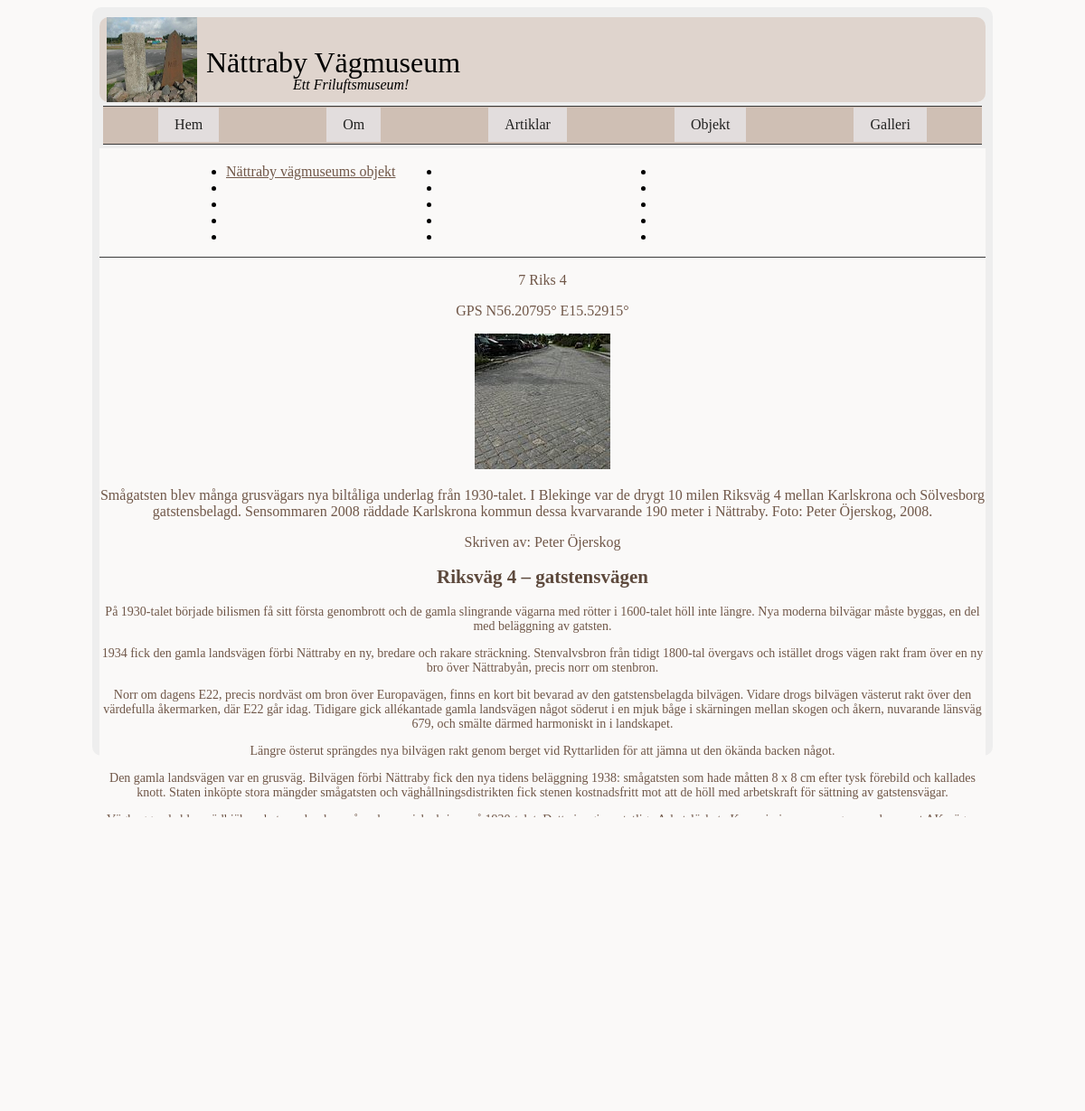
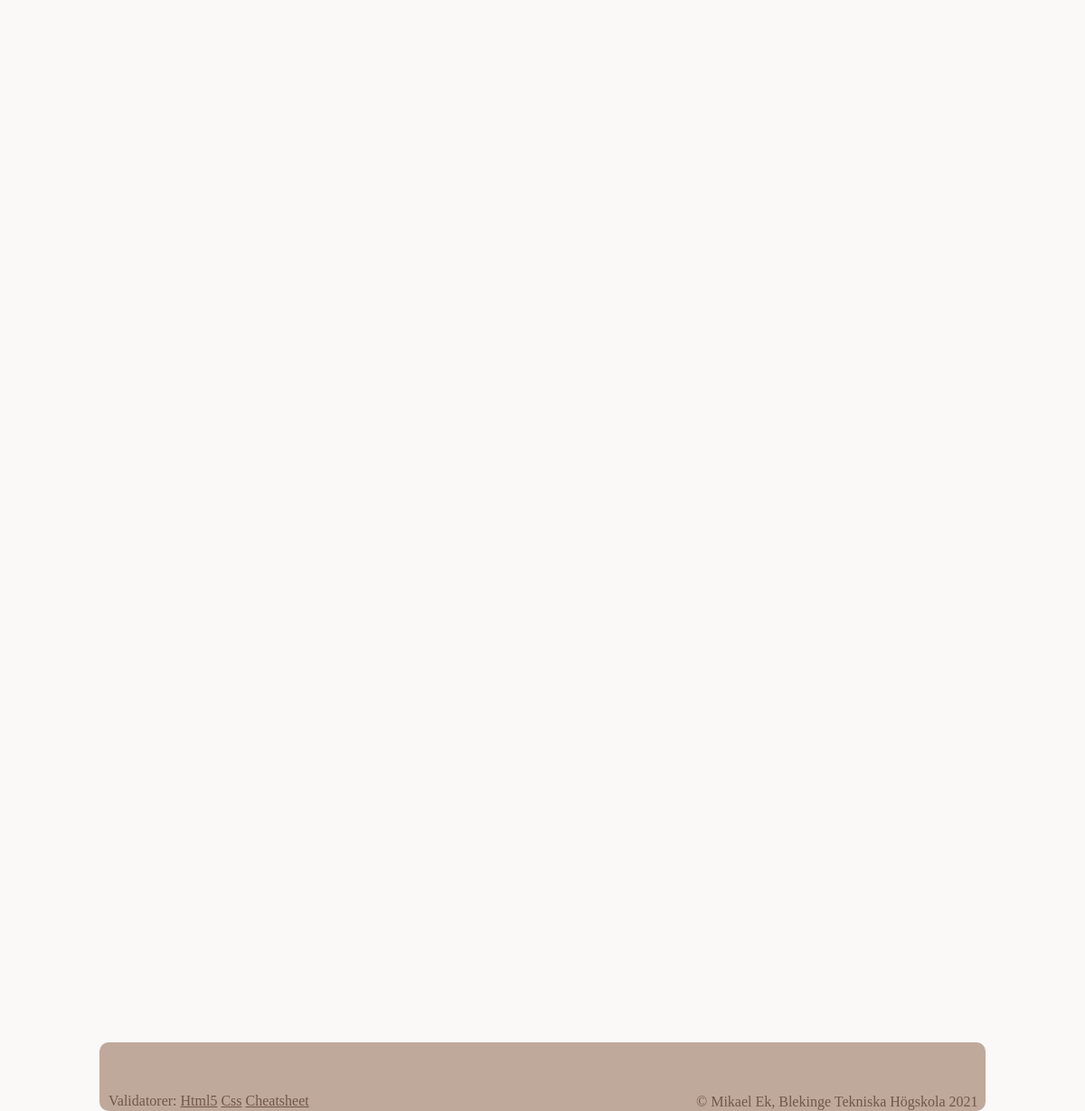
Screenshot of /object.php?page=object7 with the database file from the repository (2 pictures, top to bottom).
### tables this page shows
CREATE TABLE object(
  id INT,
  name TEXT,
  title TEXT,
  data TEXT,
  author TEXT,
  gps TEXT,
  mapImage TEXT,
  image1 TEXT,
  image1Alt TEXT,
  image1Text,
  TEXT,
  image2 TEXT,
  image2Alt TEXT,
  image2Text TEXT
);

### object.php (called while the page is built, shortened)
<?php
require __DIR__ . "/incl/header.php";
require __DIR__ . "/incl/multipage.php";
require __DIR__ . "/incl/footer.php";

### object/object7.php (the view, shortened to what this page needs)
<?php
$fileName = __DIR__ . "/../db/nvm2.sqlite";
$dsn = "sqlite:$fileName";
$db = connectToDatabase($dsn);
$sql = "SELECT * FROM object WHERE id = 9 ";
$stmt = $db->prepare($sql);
$stmt->execute();
$res = $stmt->fetchAll(PDO::FETCH_ASSOC);
$rows = null;
foreach ($res as $row) {
    $rows .= "<tr>";
    $rows .= "<td>{$row['name']}</td>";
    $rows .= "<td>{$row['title']}</td>";
    $rows .= "<td>{$row['data']}</td>";
    $rows .= "<td>{$row['author']}</td>";
    $rows .= "<td>{$row['gps']}</td>";
    $rows .= "<td>{$row['mapImage']}</td>";
    $rows .= "<td>{$row['image1']}</td>";
    $rows .= "<td>{$row['image1Alt']}</td>";
    $rows .= "<td>{$row['image1Text']}</td>";
    $rows .= "<td>{$row['TEXT']}</td>";
    $rows .= "<td>{$row['image2']}</td>";
    $rows .= "<td>{$row['image2Alt']}</td>";
    $rows .= "<td>{$row['image2Text']}</td>";
    $rows .= "</tr>\n";
}
?>
<div class="intro">
    <p><?php echo substr($row['title'], 1) ?></p>
    <p><?php echo $row['gps'] ?></p>
    <p><img src="img/150x150/<?php echo $row['image1'] ?>" alt=""></p>
    <p class="image-text"><?php echo $row['image1Text'] ?></p>
    <p class=" author">Skriven av: <?php echo $row['author'] ?></p>
</div>
<div class="text-data">
    <p><?php echo $row['data'] ?></p>
</div>

### css/style.css (style rules this page uses)
html { background-color: #faf9f8; }
p { color: #705748; }
h1, h2 { color:#5d493c }
body { margin: 8px auto; padding: 8px; width: 980px; min-height: 800px; max-height: 800px; background-color: #eee; border-radius: 10px; padding-bottom: 20px; }
.intro { text-align: center; }
.text-data { text-align: center; font-size: 14px; }

### rows the page displays
object: title "7 Riks 4", gps "GPS N56.20795° E15.52915°", image1 (picture), image1Text "Smågatsten blev många grusvägars nya biltåliga underlag från 1930-talet. I Blekinge var de drygt 10 milen Riksväg 4 mellan Karlskrona och Sölvesborg gatstensbelagd. Sensommaren 2008 räddade Karlskrona kommun dessa kvarvarande 190 meter i Nättraby. Foto: Peter Öjerskog, 2008.", author "Peter Öjerskog", data "Riksväg 4 – gatstensvägen På 1930-talet började bilismen få sitt första genombrott och de gamla slingrande vägarna med rötter i 1600-talet höll inte längre. Nya moderna bilvägar måste byggas, en del med beläggning av gatsten. 1934 fick den gamla landsvägen förbi Nättraby en ny, bredare och rakare sträckning. Stenvalvsbron från tidigt 1800-tal övergavs och istället drogs vägen rakt fram över en ny bro över Nättrabyån, precis norr om stenbron. Norr om dagens E22, precis nordväst om bron över Europavägen, finns en kort bit bevarad av den gatstensbelagda bilvägen. Vidare drogs bilvägen västerut rakt över den värdefulla åkermarken, där E22 går idag. Tidigare gick allékantade gamla landsvägen…"

### other values shown
$value["title"] "Nättraby vägmuseums objekt"
